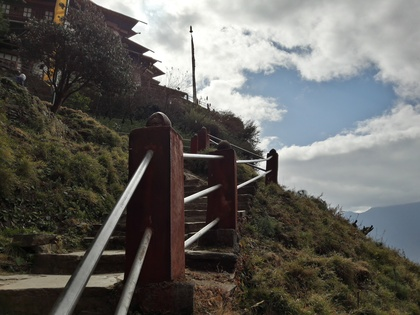
%> input picture contrast-enhancement/low-contrast-3.jpg, 420 x 315 px, shrunk from 3264 x 2448 before the run
$ octave ContrastEnhancement.m   (GNU Octave 9; MATLAB toolbox functions it lacks are replaced by stand-ins)
%> lines starting %> are read from the running program, lines starting %| are printed output that depends on the picture
%% Load image
close all; % closes all figures

% read images and convert to single format
rgb = imread('low-contrast-3.jpg');
%> rgb is the input picture: size 315x420x3 uint8; mean R, G, B 98.5, 97, 92.8
orig  = rgb;
R = rgb(:,:,1);
G = rgb(:,:,2);
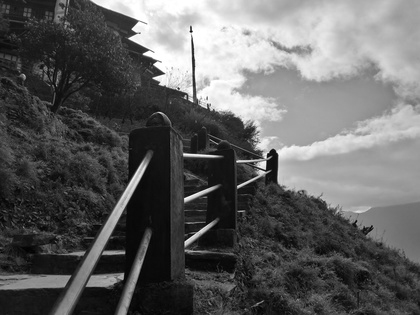
%> G: size 315x420 uint8; min 0, max 255, mean 97
B = rgb(:,:,3);
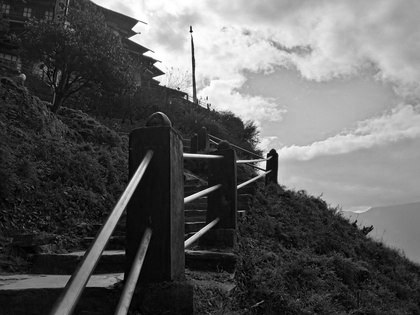
%> B: size 315x420 uint8; min 0, max 255, mean 92.8

R = enhance(R);
%> after the loop in enhance, `for i=1:size(M,1)`: Pn = 256 values, max 0.0135 at index 27, min 0 at index 256, mean 0.00391; freq = 256 values, max 1782 at index 27, min 0 at index 256, mean 516.8
%> after the loop in enhance, `for i=1:size(M,1)`:
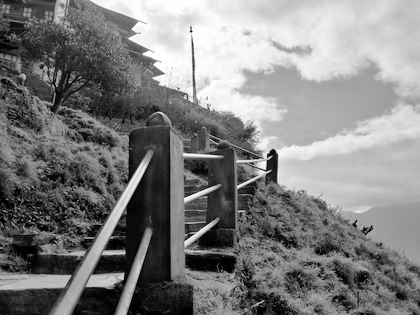
%> M2: size 315x420 double; min 0, max 254, mean 127.8
G = enhance(G);
%> after the loop in enhance (call 2), `for i=1:size(M,1)`: Pn = 256 values, max 0.0113 at index 21, min 0 at index 256, mean 0.00391; freq = 256 values, max 1495 at index 21, min 0 at index 256, mean 516.8
%> after the loop in enhance (call 2), `for i=1:size(M,1)`:
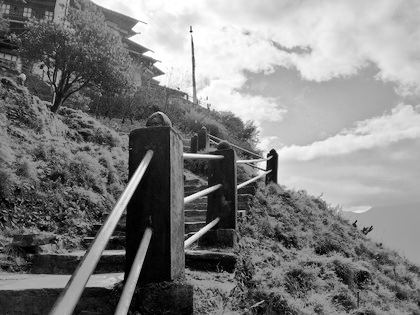
%> M2: size 315x420 double; min 0, max 255, mean 127.8
B = enhance(B);
%> after the loop in enhance (call 3), `for i=1:size(M,1)`: Pn = 256 values, max 0.015 at index 17, min 0 at index 256, mean 0.00391; freq = 256 values, max 1978 at index 17, min 0 at index 256, mean 516.8
%> after the loop in enhance (call 3), `for i=1:size(M,1)`:
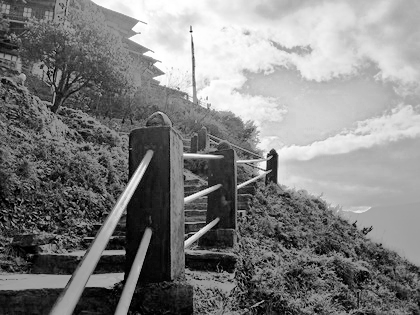
%> M2: size 315x420 double; min 0, max 255, mean 128

rgb = cat(3,R,G,B);
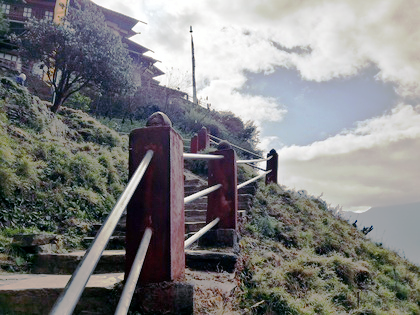
%> rgb: size 315x420x3 double; mean R, G, B 127.8, 127.8, 128
%%

imshowpair(orig,uint8(rgb),'montage');
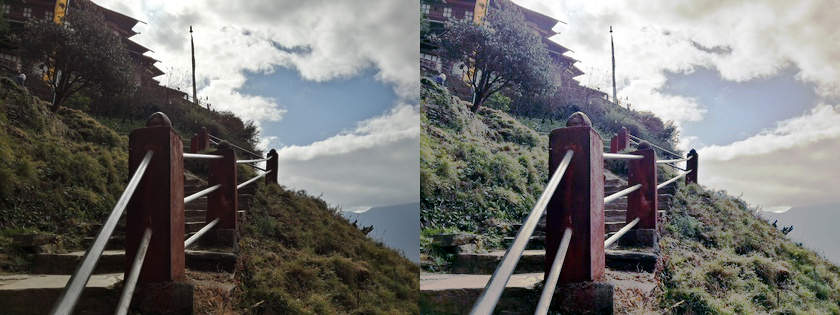
%> displayed picture: size 315x840x3, on the screen's scale of 0 to 255; mean R, G, B 113.1, 112.4, 110.4


%%

function [M2] = enhance(M)

freq = zeros(256,1);

numPixels = size(M,1)*size(M,2);

Pn = zeros(256,1);

for i=1:size(M,1)
    for j=1:size(M,2)
        value=round(M(i,j));
        freq(value+1)=freq(value+1)+1;
        Pn(value+1) = freq(value+1)/numPixels;
    end
end


M2 = zeros(size(M,1),size(M,2));

for i=1:size(M,1)
    for j=1:size(M,2)
        pn = sum(Pn(1: round(M(i,j))+1 ));
        M2(i,j) = floor(255*pn);
    end
end

end

$ run again, with contrast-enhancement/low-contrast-4.jpg copied over contrast-enhancement/low-contrast-3.jpg
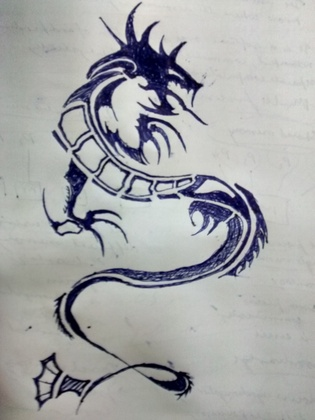
%> input picture contrast-enhancement/low-contrast-4.jpg, 315 x 420 px, shrunk from 1944 x 2592 before the run
%> rgb is the input picture: size 420x315x3 uint8; mean R, G, B 165.5, 167, 167.7
%> after the loop in enhance, `for i=1:size(M,1)`: Pn = 256 values, max 0.0221 at index 206, min 0 at index 229, mean 0.00391; freq = 256 values, max 2929 at index 206, min 0 at index 229, mean 516.8
%> after the loop in enhance (call 2), `for i=1:size(M,1)`: Pn = 256 values, max 0.0224 at index 205, min 0 at index 231, mean 0.00391; freq = 256 values, max 2970 at index 205, min 0 at index 231, mean 516.8
%> after the loop in enhance (call 2), `for i=1:size(M,1)`:
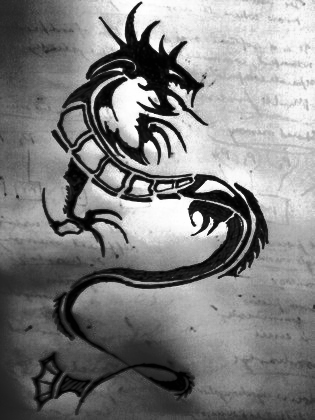
%> M2: size 420x315 double; min 1, max 255, mean 128.4
%> rgb: size 420x315x3 double
%> `imshowpair(orig,uint8(rgb),'montage');`:
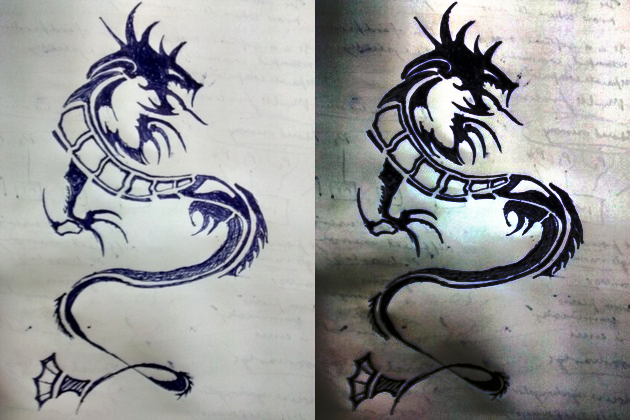
%> displayed picture: size 420x630x3, on the screen's scale of 0 to 255; mean R, G, B 150.7, 151.4, 151.8

$ run again, with contrast-enhancement/contrast-enhanced-2.jpg copied over contrast-enhancement/low-contrast-3.jpg
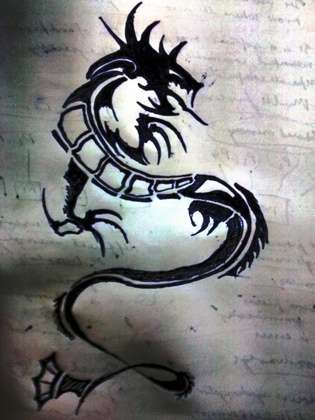
%> input picture contrast-enhancement/contrast-enhanced-2.jpg, 315 x 420 px, shrunk from 1944 x 2592 before the run
%> rgb is the input picture: size 420x315x3 uint8; mean R, G, B 128.4, 128.4, 128.3
%> `B = rgb(:,:,3);`:
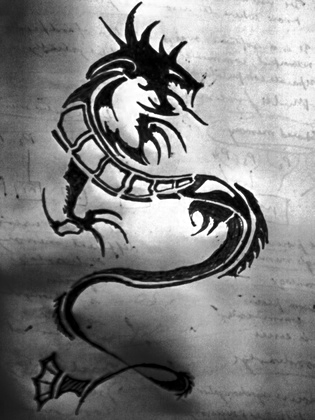
%> B: size 420x315 uint8; min 0, max 255, mean 128.3
%> after the loop in enhance, `for i=1:size(M,1)`: Pn = 256 values, max 0.00528 at index 14, min 0 at index 256, mean 0.00391; freq = 256 values, max 698 at index 14, min 0 at index 256, mean 516.8
%> rgb: size 420x315x3 double
%> `imshowpair(orig,uint8(rgb),'montage');`:
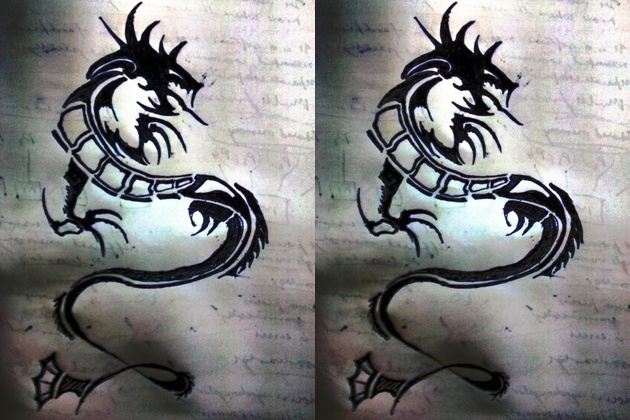
%> displayed picture: size 420x630x3, on the screen's scale of 0 to 255; mean R, G, B 128, 128, 127.9
